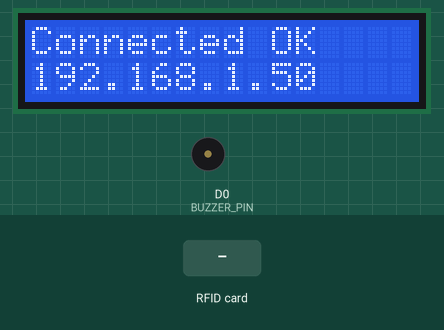
Bench run of a sketch on a simulated ESP8266 (NodeMCU). Parts: 16×2 character LCD, buzzer (waves = sounding, pin HIGH). The inputs (shaded band) are chosen by the test bench. WiFi joins after 1.5 s; servers stay silent unless stated; uploads are accepted with an empty reply; what the sketch prints to the serial monitor is not drawn.

Above: at 2.3 s.
At 4.7 s:
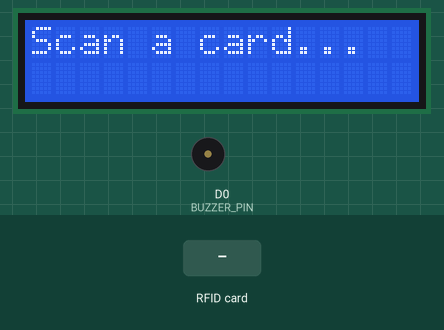
4.8 s: RFID card 5E 7A 19 C4 held to the reader
At 4.98 s:
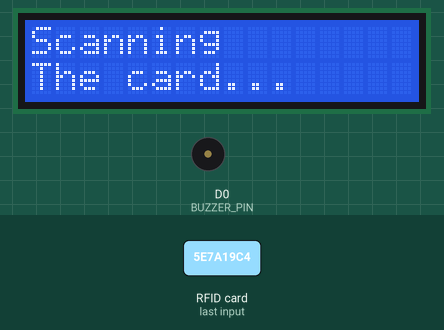
At 6.5 s:
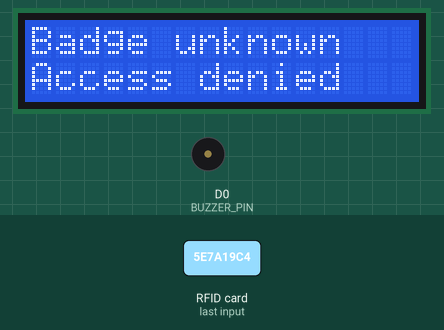
Timing chart, 0 to 8.0 s (numbered marks = the images above; inputs shaded):
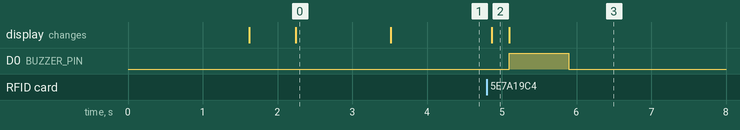

The sketch:

Main.ino
```cpp
#include <Wire.h>
#include <LiquidCrystal_I2C.h>
#include <ESP8266WiFi.h>
#include <ESP8266HTTPClient.h>
#include <WiFiClientSecureBearSSL.h>
#include <SPI.h>
#include <MFRC522.h>

/* ====== Broches NodeMCU v3 ====== */
// RC522 (SPI)
#define RC522_SS   D4   // SDA/SS du RC522 -> D8
#define RC522_RST  D3   // RST du RC522   -> D0
// SPI hardware : SCK=D5, MOSI=D7, MISO=D6

// LCD I2C
#define I2C_SDA    D2   // LCD SDA -> D2
#define I2C_SCL    D1   // LCD SCL -> D1

#define BUZZER_PIN D0   // Buzzer actif : IO -> D0, VCC -> 3V3, GND -> GND


/* ====== Modules ====== */
MFRC522 rfid(RC522_SS, RC522_RST);
LiquidCrystal_I2C lcd(0x27, 16, 2);   // Adresse confirmée: 0x27

/* ====== Wi-Fi + API ====== */
const char* WIFI_SSID     = "Galaxy S20 FE 2875";
const char* WIFI_PASSWORD = "ggmv0478";
const char* SCRIPT_URL    = "https://script.google.com/macros/s/AKfycbzR5H095FDKNFVtOuRRn7qhGIAZdgYrJfCft-TL6HpD5rpbXyECvn0-V16zTdzt7ur8cA/exec";

/* ====== Helpers ====== */
String uidToHex(const byte* uid, byte size) {
  String s;
  for (byte i = 0; i < size; i++) {
    if (uid[i] < 0x10) s += "0";
    s += String(uid[i], HEX);
  }
  s.toUpperCase();
  return s;
}

void showIdle() {
  lcd.clear();
  lcd.setCursor(0,0);
  lcd.print("Scan a card...");
}

void showConnecting() {
  lcd.clear();
  lcd.setCursor(0,0);
  lcd.print("Connecting to");
  String ssid = WIFI_SSID;
  if (ssid.length() > 16) ssid = ssid.substring(0,16);
  lcd.setCursor(0,1);
  lcd.print(ssid);
}

void showConnected() {
  lcd.clear();
  lcd.setCursor(0,0);
  lcd.print("Connected OK");
  String ip = WiFi.localIP().toString();
  if (ip.length() > 16) ip = ip.substring(0,16);
  lcd.setCursor(0,1);
  lcd.print(ip);
  delay(1200);
}

void showWifiFail() {
  lcd.clear();
  lcd.setCursor(0,0);
  lcd.print("WiFi FAIL");
  lcd.setCursor(0,1);
  lcd.print("Retrying...");
}

/* Connexion Wi-Fi (bloque jusqu’à succès au boot et force la reco si perdue) */
void wifiConnect() {
  WiFi.mode(WIFI_STA);
  WiFi.begin(WIFI_SSID, WIFI_PASSWORD);
  Serial.printf("WiFi: connecting to '%s'\n", WIFI_SSID);
  showConnecting();


  const unsigned long TIMEOUT = 15000;
  unsigned long t0 = millis();
  while (WiFi.status() != WL_CONNECTED && millis() - t0 < TIMEOUT) {
    delay(300);
    Serial.print(".");
  }
  Serial.println();

  if (WiFi.status() == WL_CONNECTED) {
    lcd.clear();
    lcd.setCursor(0,0);
    lcd.print("Password: ");
    lcd.setCursor(0,1);
    lcd.print(WIFI_PASSWORD);
    delay(600);
    Serial.printf("WiFi OK  IP:%s  RSSI:%d dBm\n",
                  WiFi.localIP().toString().c_str(), WiFi.RSSI());
    showConnected();
  } else {
    Serial.println("WiFi FAIL (blocking until connected)");
    showWifiFail();
    while (WiFi.status() != WL_CONNECTED) {
      delay(2000);
      WiFi.disconnect();
      WiFi.begin(WIFI_SSID, WIFI_PASSWORD);
    }
    showConnected();
  }
}

/* ====== Arduino ====== */
void setup() {
  Serial.begin(115200);

  // LCD I2C
  Wire.begin(I2C_SDA, I2C_SCL);
  lcd.init();
  lcd.backlight();

  // Wi-Fi
  wifiConnect();

  // RC522 (SPI: SCK=D5, MOSI=D7, MISO=D6)
  SPI.begin();
  rfid.PCD_Init();
  rfid.PCD_AntennaOn();
  Serial.println("RFID ready");

  // Buzzer
  pinMode(BUZZER_PIN, OUTPUT);
  digitalWrite(BUZZER_PIN, LOW);  // au repos


  showIdle();
}

void loop() {
  // 0) Vérifie Wi-Fi
  if (WiFi.status() != WL_CONNECTED) {
    Serial.println("[WIFI] Offline → reconnexion...");
    showWifiFail();
    wifiConnect();
    showIdle();
    return;
  }

  // 1) Attend une carte
  if (!rfid.PICC_IsNewCardPresent() || !rfid.PICC_ReadCardSerial())
    return;

  // 2) UID lu
  lcd.clear();
  lcd.setCursor(0,0);
  lcd.print("Scanning");
  lcd.setCursor(0,1);
  lcd.print("The card...");
  String uid = uidToHex(rfid.uid.uidByte, rfid.uid.size);
  Serial.println("========== RFID EVENT ==========");
  Serial.print  ("[RFID] UID = ");
  Serial.println(uid);

  // 3) Préparation de la requête
  String name = "UNKNOWN";
  String url  = String(SCRIPT_URL) + "?uid=" + uid;
  Serial.println("[HTTP] Préparation de la requête...");
  Serial.print  ("[HTTP] URL = ");
  Serial.println(url);

  // 4) Création du client HTTPS
  std::unique_ptr<BearSSL::WiFiClientSecure> client(new BearSSL::WiFiClientSecure);
  client->setInsecure(); // Ignore la vérification du certificat
  HTTPClient http;
  http.setFollowRedirects(HTTPC_FORCE_FOLLOW_REDIRECTS);
  http.setReuse(false);

  // 5) Lancement de la connexion
  Serial.println("[HTTP] Démarrage de la connexion...");
  bool beginOK = http.begin(*client, url);
  if (!beginOK) {
    Serial.println("[HTTP][ERROR] http.begin() a échoué !");
  } else {
    // 6) Envoi de la requête GET
    Serial.println("[HTTP] Envoi GET...");
    int code = http.GET();
    Serial.print("[HTTP] Code réponse = ");
    Serial.println(code);

    // 7) Lecture de la réponse
    if (code == HTTP_CODE_OK) {
      String body = http.getString();
      body.trim();
      Serial.print("[HTTP] Corps de réponse : '");
      Serial.print(body);
      Serial.println("'");

      if (body.length() > 0) {
        name = body;
        Serial.print("[GAS ] Nom reçu : ");
        Serial.println(name);
        Serial.println("[GAS ] Log ajouté dans Google Sheets (HTTP 200 OK)");
      } else {
        Serial.println("[GAS ] Réponse vide → name=UNKNOWN");
      }
    } else if (code > 0) {
      Serial.println("[HTTP][WARN] Réponse non-200 (log probable malgré tout)");
    } else {
      Serial.print("[HTTP][ERROR] Erreur de transport : ");
      Serial.println(code);
    }

    // === Feedback utilisateur selon résultat ===
    if (name == "UNKNOWN") {
      lcd.clear();
      lcd.setCursor(0,0); lcd.print("Badge unknown");
      lcd.setCursor(0,1); lcd.print("Access denied");

      // Buzzer : bip plus long (800 ms)
      digitalWrite(BUZZER_PIN, HIGH);
      delay(800);
      digitalWrite(BUZZER_PIN, LOW);

      Serial.println("[ACCESS] DENIED");
    } else {
      // LCD : Hello, Nom
      lcd.clear();
      lcd.setCursor(0,0); lcd.print("Hello,");
      if (name.length() > 16) name = name.substring(0,16);
      lcd.setCursor(0,1); lcd.print(name);

  // Buzzer : double bip court
  for (int i = 0; i < 2; i++) {
    digitalWrite(BUZZER_PIN, HIGH); delay(120);
    digitalWrite(BUZZER_PIN, LOW);  delay(120);
  }
  Serial.println("[ACCESS] GRANTED");
}


    // 8) Fin HTTP
    http.end();
    Serial.println("[HTTP] Fermeture de la connexion");
  }

  // 10) Fin transaction RFID
  rfid.PICC_HaltA();
  rfid.PCD_StopCrypto1();
  Serial.println("[RFID] Halt + StopCrypto1");
  Serial.println("================================");

  delay(5000);
  showIdle();
}
```

Measured:
- after the input at 4.8 s, D0 (BUZZER_PIN): LOW → HIGH after 0.30 s, → LOW 0.80 s later; the display: changes after 0.07 s (image 2)
- what the display in image 0 shows lasts 1.3 s, from 2.2 s to 3.5 s
